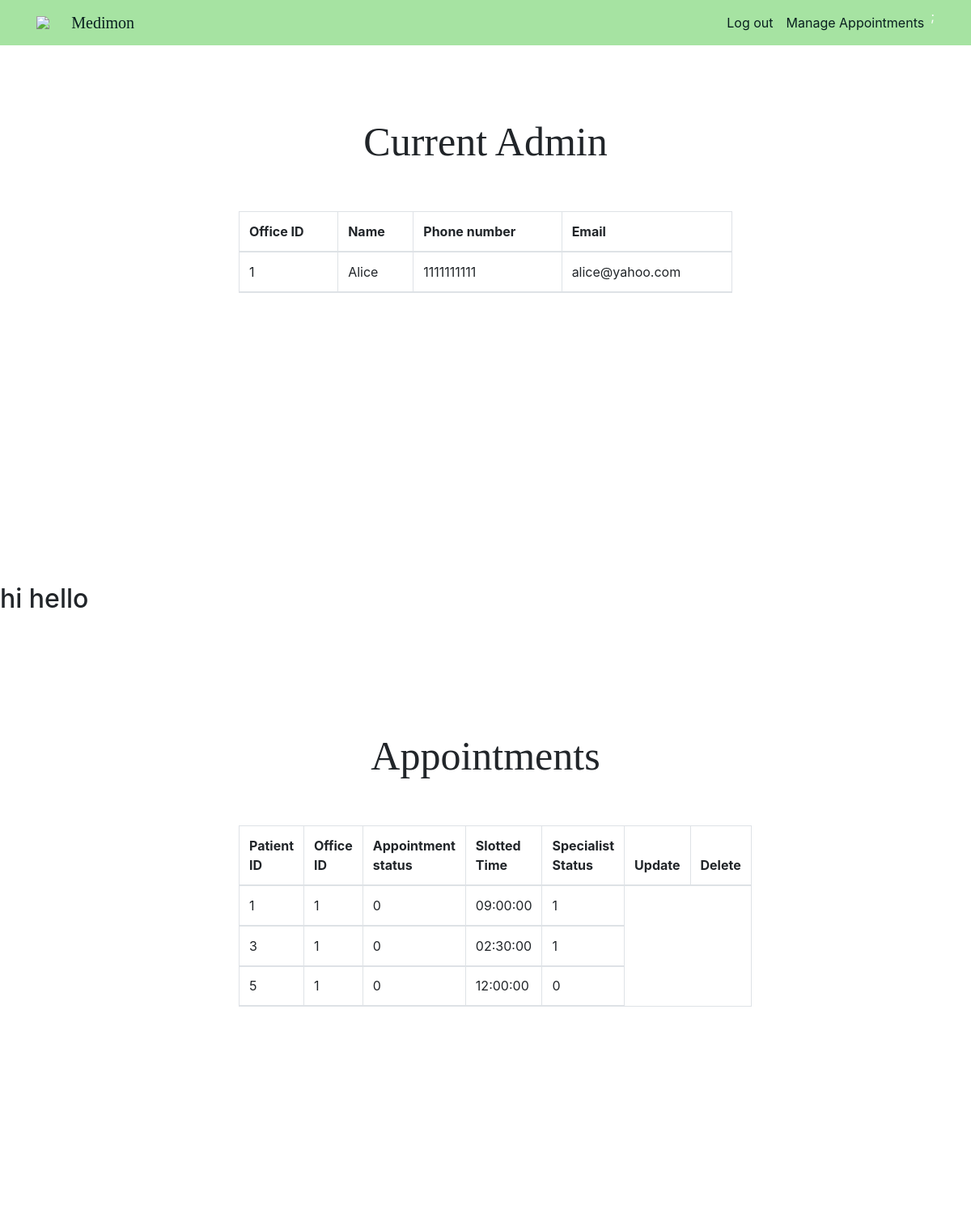
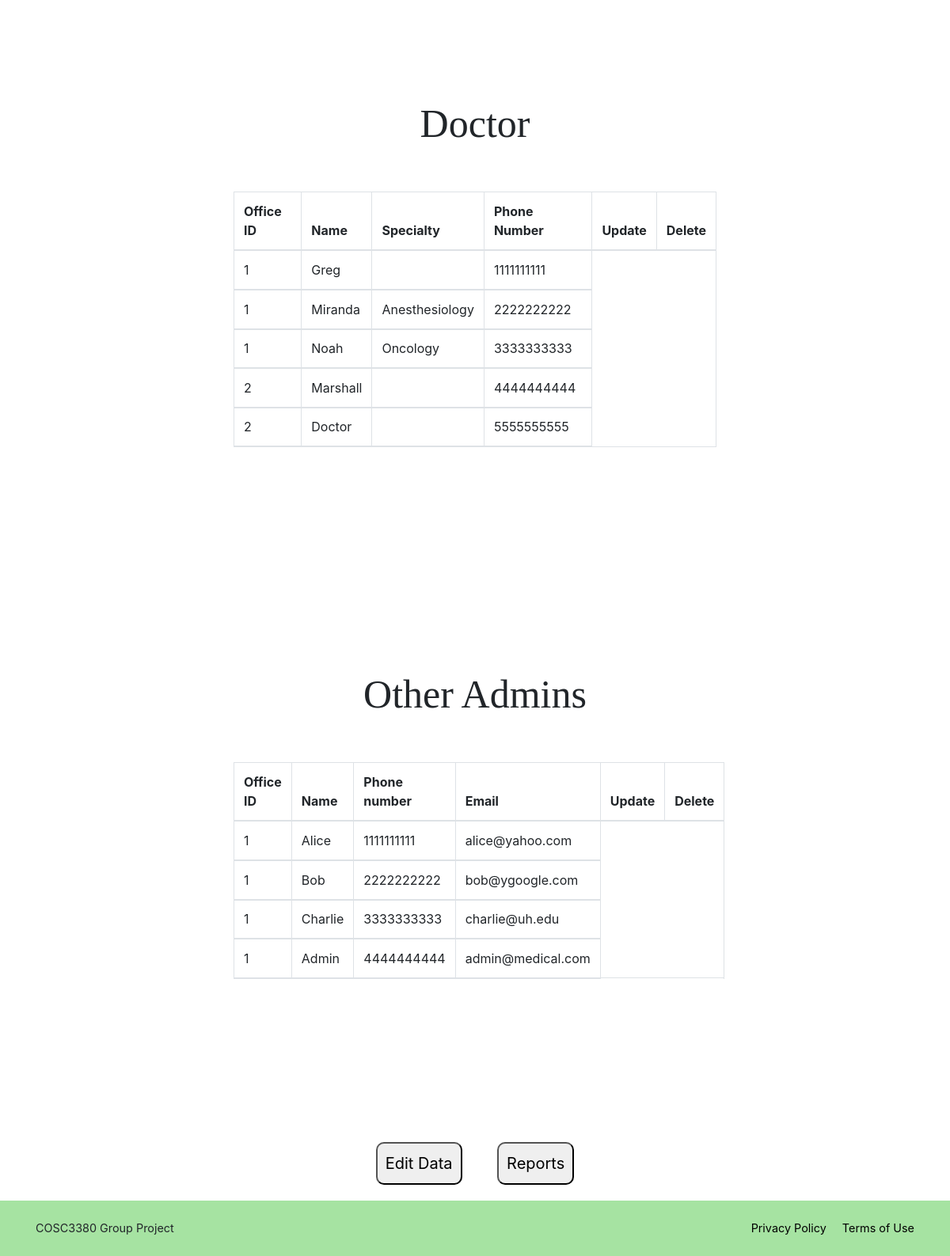
Page /adminPages/adminPage.php (signed in) on the committed database (2 pictures, top to bottom).
### tables this page shows
CREATE TABLE APPOINTMENT (
	Appointment_id        INT AUTO_INCREMENT,
    Patient_id            INT,
    Doctor_id             INT NOT NULL,
    Office_id             INT NOT NULL,
    Appointment_status_id INT NOT NULL DEFAULT 0,
    Appointment_status    VARCHAR(12) NOT NULL,
    Slotted_time          TIME NOT NULL,
    Specialist_status     BOOLEAN NOT NULL,  
    PRIMARY KEY (Appointment_id),
    FOREIGN KEY (Patient_id) REFERENCES PATIENT(Patient_id),
    FOREIGN KEY (Doctor_id) REFERENCES DOCTOR(Doctor_id),
    FOREIGN KEY (Office_id) REFERENCES OFFICE(Office_id)
);

CREATE TABLE DOCTOR (
	Doctor_id      INT AUTO_INCREMENT,
    Office_id      INT,
    Speciality     VARCHAR(30),
    Name           VARCHAR(20),
    Password       VARCHAR(255) NOT NULL,
    Phone_number   CHAR(10) UNIQUE,
    PRIMARY KEY (Doctor_id),
    FOREIGN KEY (Office_id) REFERENCES OFFICE(Office_id)
);

### adminPages/adminPage.php (the view, shortened to what this page needs)
<?php
require_once "../php/config.php";
$id = $_SESSION["id"];
$sql = "SELECT Office_id, Name, Phone_number, Email FROM ADMIN WHERE Admin_id = '$id'";
$result = mysqli_query($db, $sql);
$tableResult = "";
if ($result->num_rows > 0) {
  while($row = $result-> fetch_assoc()) {
    $tableResult .= "<tr>" . "<td>" . $row["Office_id"] . "</td><td>" . $row["Name"] . "</td><td>" .
                    $row["Phone_number"] . "</td><td>" . $row["Email"] . "</td>" . "<tr>";
  }
}
$sql = "SELECT Patient_id, Office_id, Appointment_status_id, Slotted_time, Specialist_status FROM APPOINTMENT WHERE Doctor_id = '$id'";
$result = mysqli_query($db, $sql);
$APtableResult = "";
if ($result->num_rows > 0) {
  while($row = $result-> fetch_assoc()) {
    $APtableResult .= "<tr>". "<td>" . $row["Patient_id"] . "</td><td>"  . $row["Office_id"] . "</td><td>" .
                       $row["Appointment_status_id"] . "</td><td>" . $row["Slotted_time"] . "</td><td>" . $row["Specialist_status"] . "</td>" . "<tr>";
  }
}
$sql = "SELECT Office_id, Name, Speciality, Phone_number FROM DOCTOR";
$result = mysqli_query($db, $sql);
$DtableResult = "";
if ($result->num_rows > 0) {
  while($row = $result-> fetch_assoc()) {
    $DtableResult .= "<tr>". "<td>" . $row["Office_id"] . "</td><td>" . $row["Name"] . "</td><td>" .
                      $row["Speciality"] . "</td><td>" . $row["Phone_number"] . "</td>" . "<tr>";
  }
}
$sql = "SELECT * FROM ADMIN";
$result = mysqli_query($db, $sql);
$OtADtableResult = "";
if ($result->num_rows > 0) {
  while($row = $result-> fetch_assoc()) {
    $OtADtableResult .= "<tr>". "<td>" . $row["Office_id"] . "</td><td>" . $row["Name"] . "</td><td>" .
                          $row["Phone_number"] . "</td><td>" . $row["Email"] . "</td>" . "<tr>";
  }
}
?>
<!doctype html>
<html lang="en">
<head>
  <link rel="stylesheet" href="../css/style.css">
  <link rel="stylesheet" href="https://stackpath.bootstrapcdn.com/bootstrap/4.3.1/css/bootstrap.min.css"
>
</head>
<?php include_once("../php/header.php"); ?>
<section id="AdminUsers">
  <div class="main-container">
    <div class="main-wrap">
      <div class="text-center" id="Admin-header">Current Admin</div>
      <div class="container-fluid">
        <div class="row justify-content-center my-5">
          <div class="col-10">
            <table class="table table-bordered">
              <thead class="thead">
                <tr>
                  <th scope="col">Office ID</th>
                  <th scope="col">Name</th>
                  <th scope="col">Phone number</th>
                  <th scope="col">Email</th>
                </tr>
                <?php echo $tableResult;?>
              </thead>
            </table>
          </div>
        </div>
      </div>
    </div>
  </div>
  <h2>hi hello</h2>
</section>
<section id="Doc's Patients">
  <div class="main-container">
    <div class="main-wrap">
      <div class="text-center" id="Doctor-header">Appointments</div>
      <div class="container-fluid">
        <div class="row justify-content-center my-5">
          <div class="col-10">
            <table class="table table-bordered">
              <thead class="thead">
                <tr>
                  <th>Patient ID</th>
                  <th>Office ID</th>
                  <th>Appointment status</th>
                  <th>Slotted Time</th>
                  <th>Specialist Status</th>
                  <th>Update</th>
                  <th>Delete</th>
                </tr>
                <?php echo $APtableResult;?>
              </thead>
            </table>
          </div>
        </div>
      </div>
    </div>
  </div>
</section>
<section id="Doctors">
  <div class="main-container">
    <div class="main-wrap">
      <div class="text-center" id="Doctor-header">Doctor</div>
      <div class="container-fluid">
        <div class="row justify-content-center my-5">
          <div class="col-10">
            <table class="table table-bordered">
              <thead class="thead">
                <tr>
                  <th>Office ID</th>
                  <th>Name</th>
                  <th>Specialty</th>
                  <th>Phone Number</th>
                  <th>Update</th>
                  <th>Delete</th>
                </tr>
                <?php echo $DtableResult;?>
              </thead>
            </table>
          </div>
        </div>
      </div>
    </div>
  </div>
</section>
<section id="AdminUsers">
  <div class="main-container">
    <div class="main-wrap">
      <div class="text-center" id="Admin-header">Other Admins</div>
      <div class="container-fluid">
        <div class="row justify-content-center my-5">
          <div class="col-10">
            <table class="table table-bordered">
              <thead class="thead">
                <tr>
                  <th scope="col">Office ID</th>
                  <th scope="col">Name</th>
                  <th scope="col">Phone number</th>
                  <th scope="col">Email</th>
                  <th>Update</th>
                  <th>Delete</th>
                </tr>
                <?php echo $OtADtableResult;?>
              </thead>
            </table>
          </div>
        </div>
      </div>
    </div>
  </div>
</section>
  <body>
     <div id = "container">
        <a href="dataEntryForm.php">
          <button id = "Redi1">Edit Data</button>
        </a>
        <a href="reportsForm.php">
          <button id = "Redi2">Reports</button>
        </a>
     </div>
  </body>
<?php include_once("../php/footer.php"); ?>
</body>
</html>

### css/style.css (style rules this page uses)
html { height: 100%; }
body { margin: 0; height: 100%; background: #abadaf; font-family: Dotum,'돋움',Helvetica,sans-serif; }
.main-container { width:100%; display:flex; flex-direction:column; align-items:center; margin-top: 21px; height: 120%; }
.main-container .main-wrap { width:768px; margin-top: 40px; }
.main-container { background-color: #ffffff; height: 700px; }
#Admin-header { margin-top: 10%; margin-bottom: 20px; font-family:Cambria, Cochin, Georgia, Times, 'Times New Roman', serif; font: bold; font-size: 50px; }
#Doctor-header { margin-top: 10%; margin-bottom: 20px; font-family:Cambria, Cochin, Georgia, Times, 'Times New Roman', serif; font: bold; font-size: 50px; }
* { padding: 0px; margin: 0px; box-sizing: border-box; }
table { width: 600px; }

### adminPages/adminPage.php (style rules this page uses)
button { font-size: 20px; padding:10px; border-radius:10px; margin:20px; }
#container { text-align: center; }

### rows in the picture
appointment: Patient "1", Office "1", Appointment_status "0", Slotted_time "09:00:00", Specialist_status "1"
appointment: Patient "3", Office "1", Appointment_status "0", Slotted_time "02:30:00", Specialist_status "1"
appointment: Patient "5", Office "1", Appointment_status "0", Slotted_time "12:00:00", Specialist_status "0"
doctor: Office "1", Name "Greg", Phone_number "1111111111"
doctor: Office "1", Name "Miranda", Speciality "Anesthesiology", Phone_number "2222222222"
doctor: Office "1", Name "Noah", Speciality "Oncology", Phone_number "3333333333"
doctor: Office "2", Name "Marshall", Phone_number "4444444444"
doctor: Office "2", Name "Doctor", Phone_number "5555555555"

### other values in the picture
$row["Office_id"] "1"
$row["Name"] "Alice"
$row["Phone_number"] "1111111111"
$row["Email"] "alice@yahoo.com"
$row["Name"] "Bob"
$row["Phone_number"] "2222222222"
$row["Email"] "bob@ygoogle.com"
$row["Name"] "Charlie"
$row["Phone_number"] "3333333333"
$row["Email"] "charlie@uh.edu"
$row["Name"] "Admin"
$row["Phone_number"] "4444444444"
$row["Email"] "admin@medical.com"
